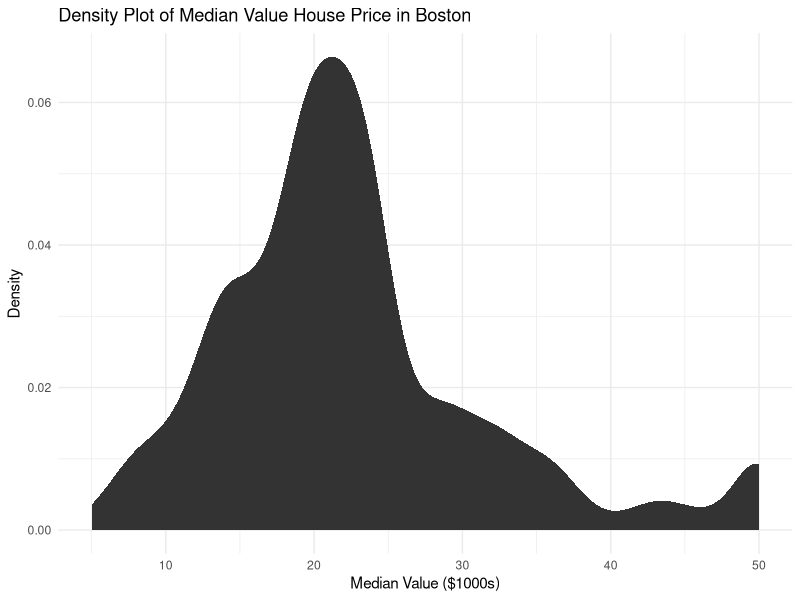
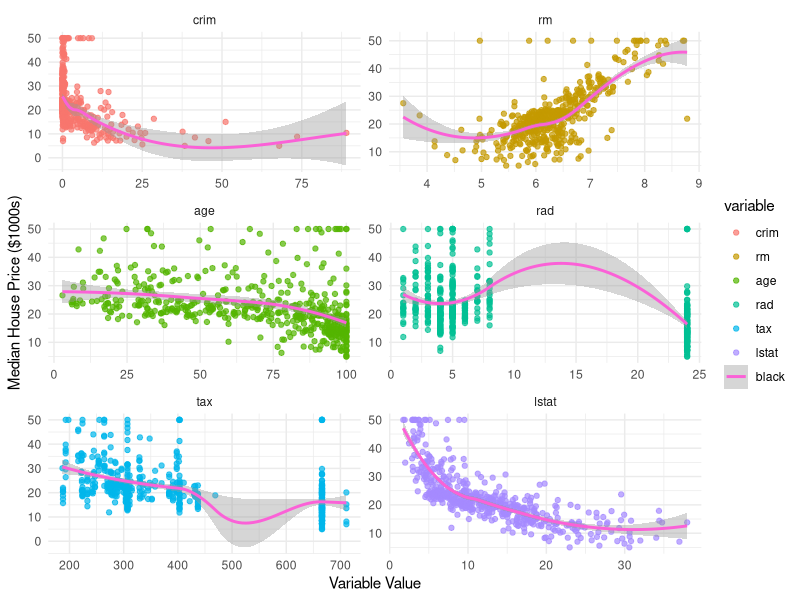
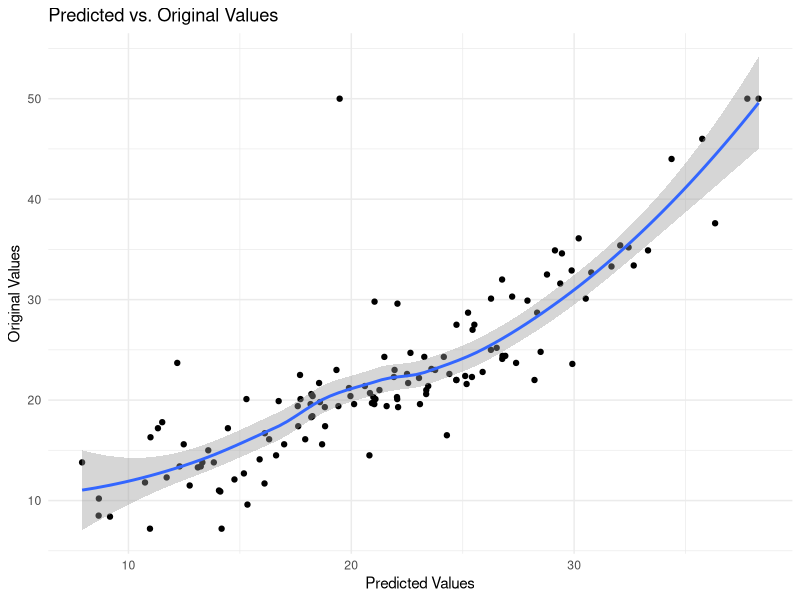

Reproduce these figures in R, in order.
#load BostonHousing Data
library(mlbench)
library(dplyr)
library(ggplot2)
library(reshape2)
data("BostonHousing")
housing <- BostonHousing
str(housing)


#ggplot
housing %>%
  #The infix operator %>% is not part of base R, but is in fact defined by the package magrittr (CRAN) and is heavily used by dplyr
  ggplot(aes(x = medv)) +
  stat_density() +
  labs(x = "Median Value ($1000s)", y = "Density", title = "Density Plot of Median Value House Price in Boston") +
  theme_minimal()


#summary
summary(housing$medv)


#predicted V/S original
housing %>%
  select(c(crim, rm, age, rad, tax, lstat, medv)) %>%
  melt( id.vars = "medv") %>%
  ggplot(aes(x = value, y = medv, colour = variable)) +
  geom_point(alpha = 0.7) +
  stat_smooth(aes(colour = "black")) +
  facet_wrap(~variable, scales = "free", ncol = 2) +
  labs(x = "Variable Value", y = "Median House Price ($1000s)") +
  theme_minimal()


#Set a seed of 123 and split your data into a train and test set using a 75/25 split. You may find the caret library helpful here.
library("caret")
set.seed(123) #random number geneartion
to_train <- createDataPartition(y = housing$medv, p = 0.75, list = FALSE)
to_test<-createDataPartition(y=housing$medv, p=0.25,list=FALSE)
train <- housing[to_train, ]
test <- housing[to_test, ]


#fit a linear model
first_lm <- lm( medv ~ crim +rm +tax +lstat, data = train)


#Obtain an r-squared value for your model and examine the diagnostic plots found by plotting your linear model.
lm1_rsqu <- summary(first_lm)$r.squared
#print(paste("First linear model has an r-squared value of ", round(lm1_rsqu, 3), sep = ""))
## [1] "First linear model has an r-squared value of 0.672"
#plot(first_lm)
lm1_rsqu

#Fix few problems
second_lm <- lm(log(medv) ~ crim +rm + tax +lstat, data = train)

lm2_rsqu <- summary(second_lm)$r.squared
#print(paste("Our second linear model has an r-squared value of ", round(lm2_rsqu, 3), sep = ""))
lm2_rsqu

#One assumption of a linear model is that the mean of the residuals is zero.
abs(mean(second_lm$residuals))


#Create a data frame of your predicted values and the original values
predicted <- predict(second_lm, newdata = test)
results <- data.frame(predicted = exp(predicted), original = test$medv)


#Plot this to visualize the performance of your model.
results %>%
  ggplot(aes(x = predicted, y = original)) +
  geom_point() +
  stat_smooth() +
  labs(x = "Predicted Values", y = "Original Values", title = "Predicted vs. Original Values") +
  theme_minimal()

